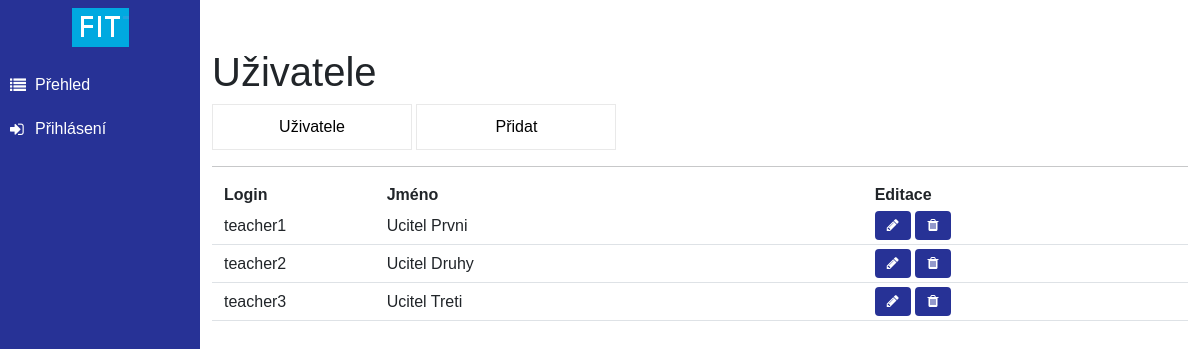
The page /pages/users.php on the database its author committed.
### tables this page shows
CREATE TABLE IF NOT EXISTS `uzivatel` (
  `ID` INT NOT NULL AUTO_INCREMENT,
  `login` VARCHAR(45) NULL,
  `heslo` VARCHAR(80) NULL,
  `rodne_cislo` VARCHAR(45) NULL,
  `jmeno` VARCHAR(45) NULL,
  `prijmeni` VARCHAR(45) NULL,
  `datum_narozeni` DATETIME NULL,
  `adresa` VARCHAR(45) NULL,
  `email` VARCHAR(45) NULL,
  `role` INT NULL,
  PRIMARY KEY (`ID`));

### data/repository_factory.php (called while the page is built)
<?php
require_once 'repository.php';
class RepositoryFactory
{
    public static function create(): Repository
    {
        return new Repository('localhost', 'root', '', 'mydb');
    }
}

### data/repository.php (called while the page is built, shortened)
<?php
class Repository
{
    private $conn;
    function __construct($servername, $username, $password, $dbname)
    {
        $this->conn = new mysqli($servername, $username, $password, $dbname) or die("Connection failed: " . mysqli_connect_error());
    }
    private function getSelectorString(array $selector) : string
    {
        if ($selector == []) {
            return "*";
        }
        $ret_str = "";
        $ret_str = rtrim($ret_str, ", ");
        return $ret_str;
    }
    function getAll(string $table, array $selector = []) : array
    {
        $sql = "SELECT " . $this->getSelectorString($selector) . " FROM $table";
        $result = $this->conn->query($sql);
        if ($result->num_rows > 0) {
            return $result->fetch_all(MYSQLI_ASSOC);
        } else {
            return [];
        }
    }
}

### pages/users.php (the view, shortened to what this page needs)
<?php
    require_once '../common/common.php';
    require_once '../data/repository_factory.php';
    $repository = RepositoryFactory::create();
    $users = $repository->getAll('uzivatel');
?>
<body>
    <div class="wrapper d-flex">
        <header>
            <?php include __DIR__ . '/menu.php'; ?>
        </header>
        <main>
            <div class="container profile d-flex flex-column h-auto py-5">
                <h1>Uživatele</h1>
                <nav>
                    <a href="?view=users" class="type">Uživatele</a>
                    <a href="register.php" class="type">Přidat</a>
                </nav>
                <hr>
                <div class="container w-100 h-100">
                    <div class="row fw-bold">
                        <div class="col-2">Login</div>
                        <div class="col-6">Jméno</div>
                        <div class="col-4">Editace</div>
                    </div>
                    <?php foreach ($users as $user): ?>
                        <div class="row align-items-center py-1 border-bottom">
                            <div class="col-2"><?= htmlspecialchars($user['login']) ?></div>
                            <div class="col-6"><?= htmlspecialchars($user['jmeno'] . ' ' . $user['prijmeni']) ?></div>
                            <div class="col-4">
                                <a href="profile_edit.php?id=<?= $user['ID'] ?>" class="btn btn-sm">
                                    <i class="fa fa-pencil"></i>
                                </a>
                                <form action="actions/delete_user_action.php" method="post" style="display:inline">
                                    <button type="submit" class="btn btn-sm">
                                        <i class="fa fa-trash"></i>
                                    </button>
                                </form>
                            </div>
                        </div>
                    <?php endforeach; ?>
                </div>
            </div>
        </main>
</body>
</html>

### assets/css/main.css (style rules this page uses)
:root { --color-primary: rgb(39, 50, 150); --color-secondary: rgb(36, 162, 207); --color-gray: rgb(233, 233, 233); }
* { margin: 0; padding: 0; font-size: 16px; }
i { color: white; width: 20px; }
a { color: var(--color-primary); text-decoration: none; }
header { height: 100vh; width: 200px; background-color: var(--color-primary); position: static; }
.wrapper { min-height: 100vh; }
body { box-sizing: border-box; font-family: Arial, Helvetica, sans-serif; font-weight: 400; height: 100vh; }
main { flex: 1; }
.btn { background-color: var(--color-primary); border: none; transition: 0.3s ease; }

### assets/css/requests.css (style rules this page uses)
.type { font-weight: normal; display: inline-block; width: 200px; text-decoration: none; padding: 10px; color: black; border: 1px solid var(--color-gray); text-align: center; }

### rows shown on the page
uzivatel: login "teacher1", jmeno+prijmeni "Ucitel Prvni"
uzivatel: login "teacher2", jmeno+prijmeni "Ucitel Druhy"
uzivatel: login "teacher3", jmeno+prijmeni "Ucitel Treti"
